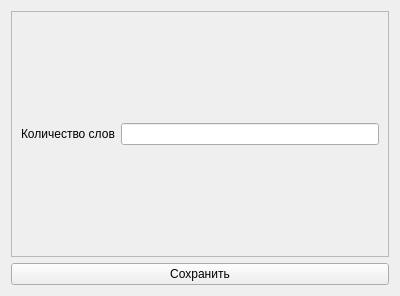
<?xml version="1.0" encoding="UTF-8"?>
<ui version="4.0">
 <class>MainWindow</class>
 <widget class="QWidget" name="MainWindow">
  <property name="geometry">
   <rect>
    <x>0</x>
    <y>0</y>
    <width>400</width>
    <height>296</height>
   </rect>
  </property>
  <property name="windowTitle">
   <string>Настройки</string>
  </property>
  <layout class="QVBoxLayout" name="verticalLayout">
   <item>
    <widget class="QFrame" name="frame">
     <property name="frameShape">
      <enum>QFrame::StyledPanel</enum>
     </property>
     <property name="frameShadow">
      <enum>QFrame::Raised</enum>
     </property>
     <layout class="QHBoxLayout" name="horizontalLayout">
      <item>
       <widget class="QLabel" name="label">
        <property name="text">
         <string>Количество слов</string>
        </property>
       </widget>
      </item>
      <item>
       <widget class="QLineEdit" name="limit_words_input_field"/>
      </item>
     </layout>
    </widget>
   </item>
   <item>
    <widget class="QPushButton" name="save_settings_button">
     <property name="sizePolicy">
      <sizepolicy hsizetype="Expanding" vsizetype="Fixed">
       <horstretch>0</horstretch>
       <verstretch>0</verstretch>
      </sizepolicy>
     </property>
     <property name="text">
      <string>Сохранить</string>
     </property>
    </widget>
   </item>
  </layout>
 </widget>
 <resources/>
 <connections/>
</ui>
